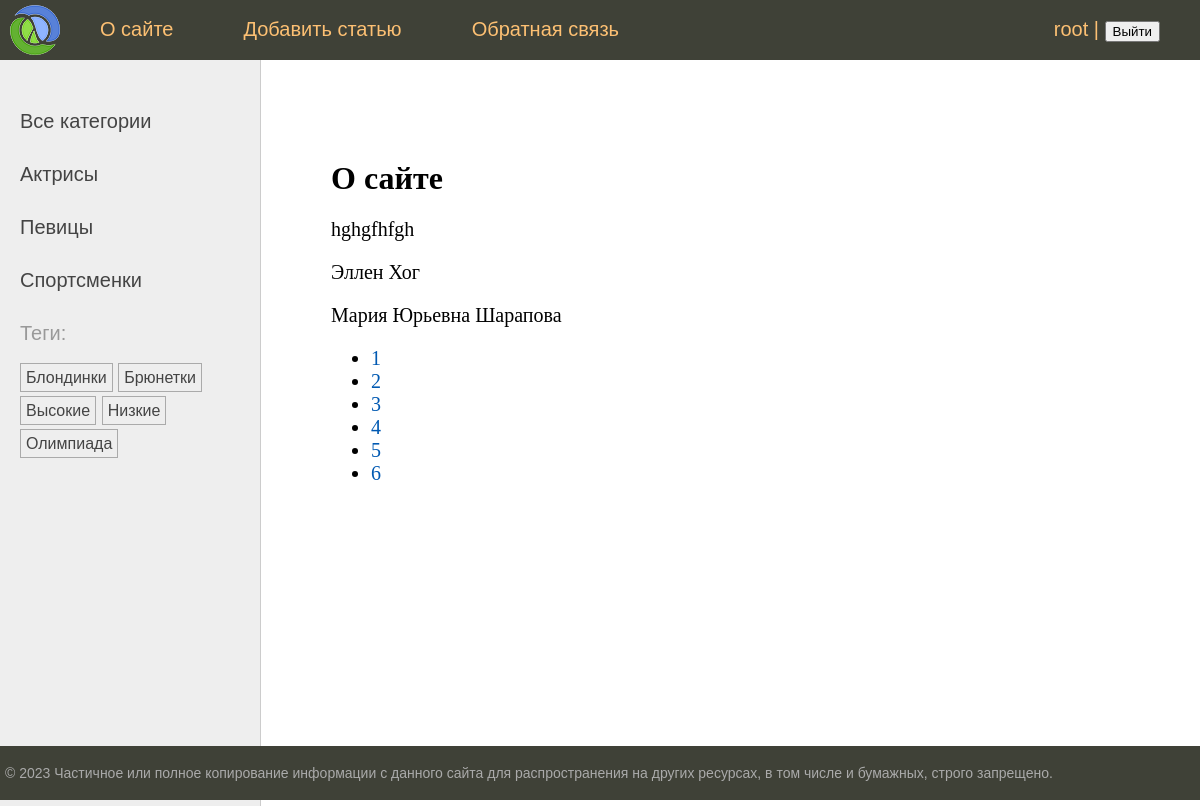
The page /about/ (signed in) on the database its author committed.
### women/models.py (models this page shows, shortened)
class Category(models.Model):
    name = models.CharField(max_length=100, db_index=True, verbose_name="Категория")
    slug = models.SlugField(max_length=255, unique=True, db_index=True)
    class Meta:
        verbose_name = "Категория"
        verbose_name_plural = "Категории"
    def get_absolute_url(self):
        return reverse("category", kwargs={"cat_slug": self.slug})

class TagPost(models.Model):
    tag = models.CharField(max_length=100, db_index=True)
    slug = models.SlugField(max_length=255, db_index=True, unique=True)
    def get_absolute_url(self):
        return reverse("tag", kwargs={"tag_slug": self.slug})

class Women(models.Model):
    class Status(models.IntegerChoices):
        DRAFT = 0, "Черновик"
        PUBLISHED = 1, "Опубликовано"
    title = models.CharField(max_length=255, verbose_name="Заголовок")
    slug = models.SlugField(
        max_length=255,
        db_index=True,
        unique=True,
        validators=[
            MinLengthValidator(5),
            MaxLengthValidator(100),
        ],
    )
    content = models.TextField(blank=True, verbose_name="Текст статьи")
    time_create = models.DateTimeField(auto_now_add=True, verbose_name="Время создания")
    time_update = models.DateTimeField(auto_now=True, verbose_name="Время изменения")
    is_published = models.BooleanField(
        choices=tuple(map(lambda x: (bool(x[0]), x[1]), Status.choices)),
        default=Status.DRAFT,
        verbose_name="Статус",
    )
    cat = models.ForeignKey(
        "Category",
        on_delete=models.PROTECT,
        related_name="posts",
        verbose_name="Категория",
    )
    tags = models.ManyToManyField(
        "TagPost", blank=True, related_name="tags", verbose_name="Теги"
    )
    husband = models.OneToOneField(
        "Husband",
        on_delete=models.SET_NULL,
        null=True,
        blank=True,
        related_name="wuman",
        verbose_name="Муж",
    )
    photo = models.ImageField(
        upload_to="photos/%Y/%m/%d/",
        default=None,
        blank=True,
        null=True,
        verbose_name="Фото",
    )
    author = models.ForeignKey(
        get_user_model(),
        on_delete=models.SET_NULL,
        related_name="posts",
        null=True,
        default=None,
    )
    objects = models.Manager()
    published = PublishedManager()
    class Meta:
        verbose_name = "Известные женщины"
        verbose_name_plural = "Известные женщины"
        ordering = ["-time_create"]
        indexes = [
            models.Index(fields=["-time_create"]),
        ]
    def __str__(self):
        return self.title

### women/views.py (the view)
# urls.py: path("about/", views.about, name="about"),
@login_required
def about(request):
    contact_list = Women.published.all()
    paginator = Paginator(contact_list, 3)
    page_number = request.GET.get("page")
    page_obj = paginator.get_page(page_number)
    return render(
        request, "women/about.html", {"page_obj": page_obj, "title": "О сайте"}
    )

### users/context_processors.py (called while the page is built)
def get_women_context(request):
    return {"mainmenu": menu}

### women/models.py (called while the page is built)
    def get_queryset(self):
        return super().get_queryset().filter(is_published=Women.Status.PUBLISHED)

### women/templatetags/women_tags.py (called while the page is built)
@register.inclusion_tag("women/list_tags.html")
def show_all_tags():
    return {
        "tags": TagPost.objects.annotate(total=Count("tags")).filter(
            total__gt=0
        )
    }

@register.inclusion_tag("women/list_categories.html")
def show_categories(cat_selected_id=0):
    cats = Category.objects.annotate(total=Count("posts")).filter(total__gt=0)
    return {"cats": cats, "cat_selected": cat_selected_id}

### women/templates/women/about.html
{% extends 'base.html' %}
{% block content %}
    <h1>{{ title }}</h1>
    {% for contact in page_obj %}
        <p>{{ contact }}</p>
    {% endfor %}
    <nav>
        <ul>
            {% for p in page_obj.paginator.page_range %}
                <li>
                    <a href="?page={{ p }}">{{ p }}</a>
                </li>
            {% endfor %}
        </ul>
    </nav>
{% endblock %}

### templates/base.html (shortened to what this page needs)
{% load static %}
{% load women_tags %}
<!DOCTYPE html>
<html>
<head>
    <link type="text/css" href="{% static 'women/css/styles.css' %}" rel="stylesheet"/>
</head>
<body>
<table class="table-page" border=0 cellpadding="0" cellspacing="0">
    <tr>
        <td valign=top>
            {% block mainmenu %}
                <div class="header">
                    <ul id="mainmenu" class="mainmenu">
                        <li class="logo"><a href="{% url 'home' %}">
                            <div class="logo"></div>
                        </a></li>
                        {% for m in mainmenu %}
                            <li><a href="{% url m.url_name %}">{{ m.title }}</a></li>
                        {% endfor %}
                        {% if user.is_authenticated %}
                            <li class="last"><a href="{% url 'users:profile' %}">{{ user.username }}</a> |
                                <form style="display:inline-block" method="post" action="{% url 'users:logout' %}">
                                    <button type="submit">Выйти</button>
                                </form>
                            </li>
                        {% else %}
                            <li class="last"><a href="{% url 'users:login' %}">Войти</a> | <a
                                    href="{% url 'users:register' %}">Регистрация</a></li>
                            </li>
                        {% endif %}
                    </ul>
                </div>
            {% endblock mainmenu %}
            <table class="table-content" border=0 cellpadding="0" cellspacing="0">
                <tr>
                    <td valign="top" class="left-chapters">
                        <ul id="leftchapters">
                            {% if cat_selected == 0 %}
                                <li class="selected">Все категории</li>
                            {% else %}
                                <li><a href="{% url 'home' %}">Все категории</a></li>
                            {% endif %}
                            {% show_categories cat_selected %}
                            <li>{% show_all_tags %}</li>
                        </ul>
                    </td>
                    <td valign="top" class="content">
                        <div class="content-text">
                            {% block content %}
                            {% endblock %}
                        </div>
                    </td>
                </tr>
            </table>
        </td>
    </tr>
    <tr>
        <td valign=top>
            <div id="footer">
                <p>&copy; 2023 Частичное или полное копирование информации с данного сайта для распространения на других
                    ресурсах, в том числе и бумажных, строго запрещено.</p>
            </div>
        </td>
    </tr>
</table>
</body>
</html>

### women/templates/women/list_categories.html
{% for cat in cats %}
    {% if cat.id == cat_selected %}
        <li class="selected">{{ cat.name }}</li>
    {% else %}
        <li><a href="{{ cat.get_absolute_url }}">{{ cat.name }}</a></li>
    {% endif %}
{% endfor %}

### women/templates/women/list_tags.html
{% if tags %}
    Теги:</p>
    <ul class="tags-list">
        {% for t in tags %}
            <li><a href="{{ t.get_absolute_url }}">{{ t.tag }}</a></li>
        {% endfor %}
    </ul>
{% endif %}

### women/static/women/css/styles.css (style rules this page uses)
html, body { font-family: 'Arial'; margin: 0; padding: 0; height: 100%; width: 100%; color: #444; }
a { color: #0059b2; text-decoration: none; }
.table-page { width: 100%; height: 100%; vertical-align: top; }
.table-page tr { height: 100%; }
.header { background: #3F4137; height: 60px; }
.logo { background: url('../images/logo.png') no-repeat 10px 5px; width: 70px; height: 60px; }
ul.mainmenu { list-style: none; margin: 0; padding: 0; height: 60px; color: #fdc073; font-size: 20px; overflow: hidden; }
ul.mainmenu li { float: left; margin: 18px 40px 0 30px; }
ul.mainmenu li.logo { margin: 0; }
ul.mainmenu li.last { float: right; }
ul.mainmenu li a { color: #fdc073; text-decoration: none; }
.table-content { width: 100%; min-height: 100%; height: 100%; }
.left-chapters { margin: 0; background: #eee; border-right: 1px solid #ccc; }
.left-chapters ul { width: 230px; margin: 0; padding: 20px 10px 10px 20px; list-style: none; font-size: 20px; }
.left-chapters ul li { margin: 30px 0 0 0; color: #999; }
.left-chapters ul li a { color: #444; text-decoration: none; }
ul.tags-list { width: 100%; margin: 0; padding: 0; list-style: none; }
ul.tags-list li { margin: 0; padding: 0 0 10px; display: inline-block; }
ul.tags-list li a { padding: 5px; font-size: 16px; border: 1px solid #aaa; }
.content { padding: 40px 20px 20px 40px; width: 100%; box-sizing: border-box; }
.content-text { margin: 60px 0 0 30px; color: #000; font-size: 20px; font-family: Yandex Sans Display Light; }
.content-text h1 { font-size: 32px; }
#footer { box-sizing: border-box; background: #3F4137; padding: 5px; color: #aaa; font-size: 14px; font-family: Verdana, Geneva, Arial, Helvetica; text-align: left; overflow: hidden; }

### rows shown on the page
Category: name "Актрисы"
Category: name "Певицы"
Category: name "Спортсменки"
TagPost: tag "Блондинки"
TagPost: tag "Брюнетки"
TagPost: tag "Высокие"
TagPost: tag "Низкие"
TagPost: tag "Олимпиада"
Women: title "hghgfhfgh"
Women: title "Эллен Хог"
Women: title "Мария Юрьевна Шарапова"

### other values the page prints
{{ m.title }} "О сайте" "Добавить статью" "Обратная связь"
{{ user.username }} "root"
{{ title }} "О сайте"
{{ p }} "1" "2" "3" "4" "5" "6"
